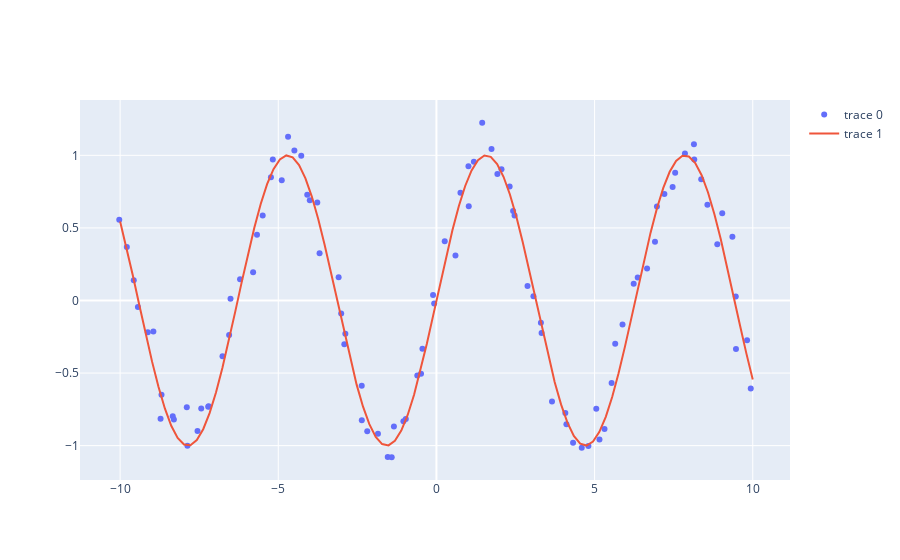

The code cell stored with this chart in its notebook:
### Code cell
# Batch Size, Input Neurons, Hidden Neurons, Output Neurons
N, D_in, H, D_out, samples = 32, 1, 16, 1, 100

if N > samples:
    N=samples

# # Create random Tensors to hold inputs and outputs
# x = torch.randn(N, D_in)
# y = torch.randn(N, D_out)

# Create ground truth curve and noisy measurements

gt_x = np.linspace(-10, 10, samples, dtype='float32')
# gt_y = 1/(1+np.exp(-1*gt_x))
gt_y = np.sin(gt_x)

noise_x = np.random.normal(0, 0.1, gt_x.shape[0]).astype('f')
noise_y = np.random.normal(0, 0.1, gt_y.shape[0]).astype('f')
data_x = gt_x + noise_x
data_y = gt_y + noise_y

# Use the nn package to define our model
# Linear (Input -> Hidden), ReLU (Non-linearity), Linear (Hidden-> Output)
model = torch.nn.Sequential(
    torch.nn.Linear(D_in, H),
    torch.nn.ReLU(),
    torch.nn.Linear(H, H),
    torch.nn.ReLU(),
    torch.nn.Linear(H, D_out),
)

# Define the loss function: Mean Squared Error
# The sum of the squares of the differences between prediction and ground truth
loss_fn = torch.nn.MSELoss(reduction='sum')

# The optimizer does a lot of the work of actually calculating gradients and
# applying backpropagation through the network to update weights
learning_rate = 1e-3
optimizer = torch.optim.Adam(model.parameters(), lr=learning_rate)

fig = go.Figure()
fig.add_trace(go.Scatter(x=data_x, y=data_y, mode="markers"))
fig.add_trace(go.Scatter(x=gt_x, y=gt_y, mode="lines"))
